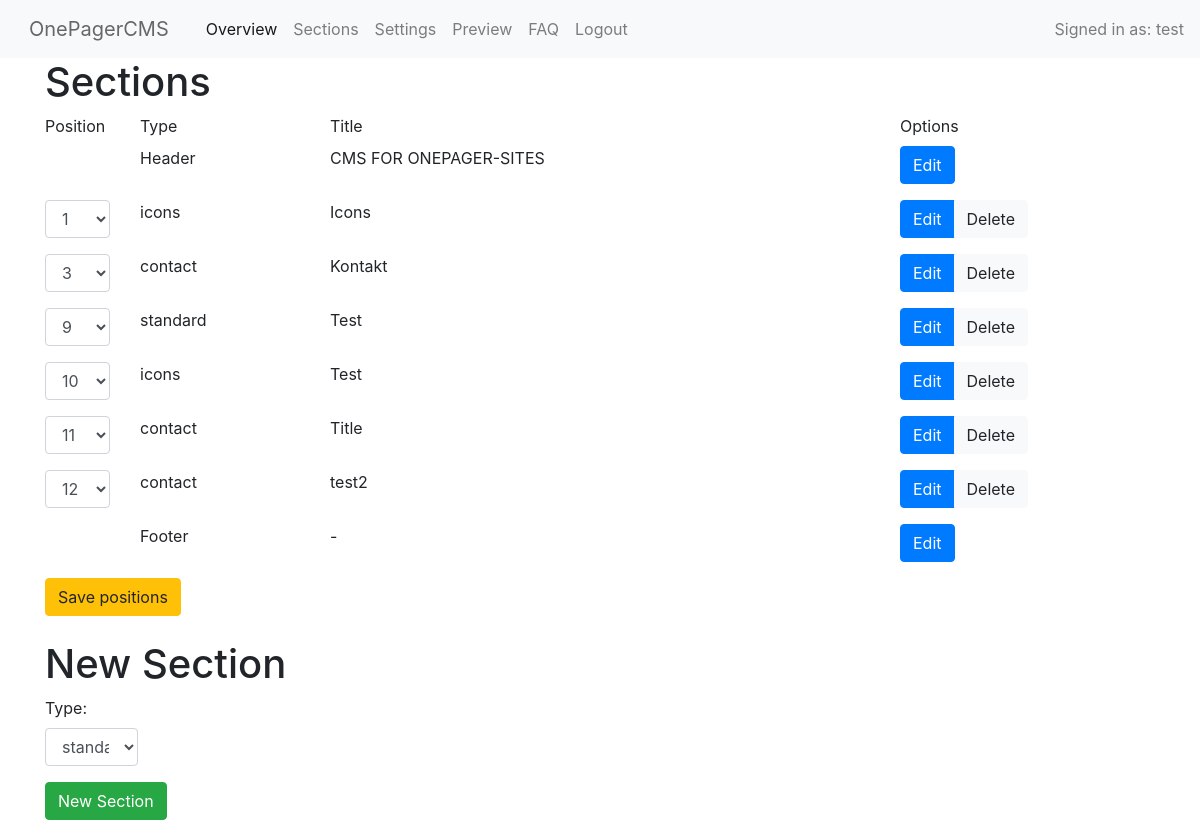
Before: /core/sections.php (signed in) with the older database file.
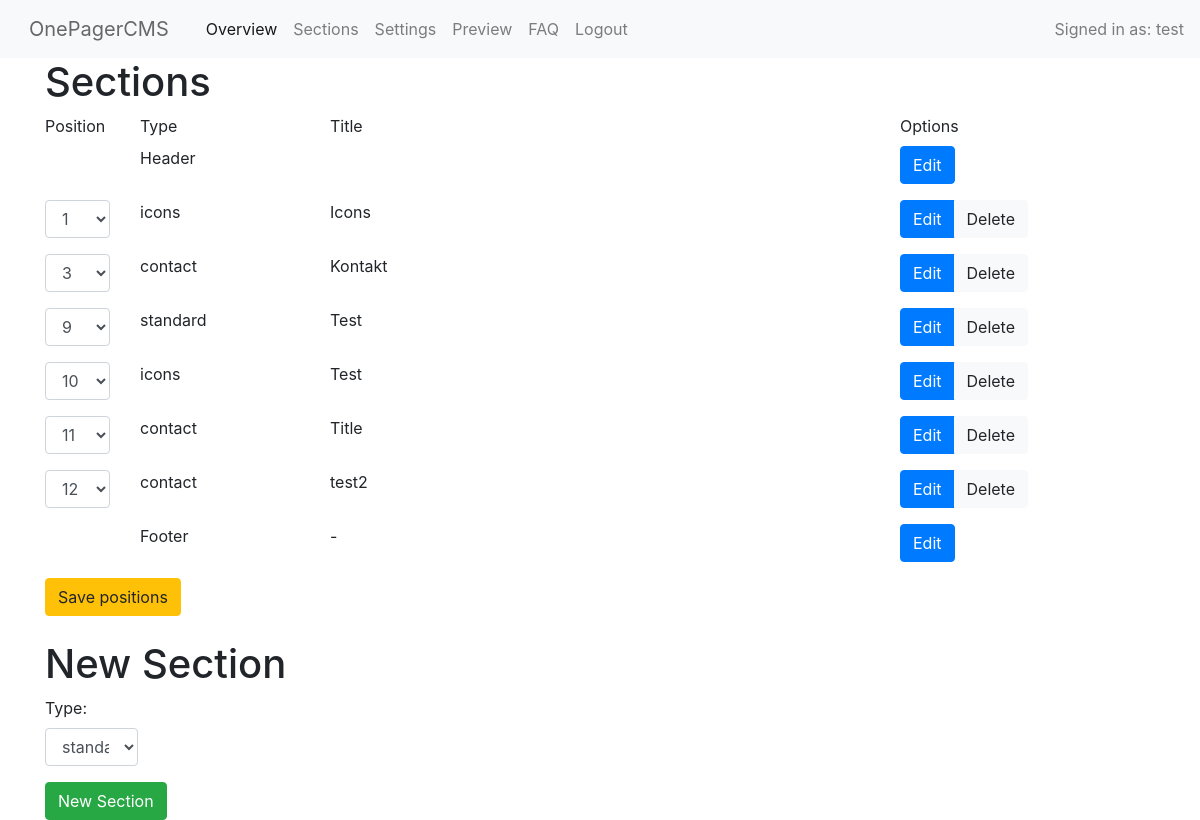
After: the same page with the newer database file.
### tables this page shows
CREATE TABLE header
(
    specialid int PRIMARY KEY,
    mutedtitle TEXT,
    title TEXT
);

CREATE TABLE icons
(
  specialid int PRIMARY KEY,
  position int NOT NULL,
  sectiontype VARCHAR(255) NOT NULL,
  title VARCHAR NOT NULL,
  mutedtitle VARCHAR NOT NULL,
  date TEXT NOT NULL,

  iconone VARCHAR (255) NOT NULL,
  icontwo VARCHAR (255) NOT NULL,
  iconthree VARCHAR (255),
  iconfour VARCHAR (255),
  iconfive VARCHAR (255),
  iconsix VARCHAR (255),
  iconseven VARCHAR (255),
  iconeight VARCHAR (255),

  iconheadlineone VARCHAR (255) NOT NULL,
  iconheadlinetwo VARCHAR (255) NOT NULL,
  iconheadlinethree VARCHAR (255),
  iconheadlinefour VARCHAR (255),
  iconheadlinefive VARCHAR (255),
  iconheadlinesix VARCHAR (255),
  iconheadlineseven VARCHAR (255),
  iconheadlineeight VARCHAR (255),

  icontextone TEXT NOT NULL,
  icontexttwo TEXT NOT NULL,
  icontextthree TEXT,
  icontextfour TEXT,
  icontextfive TEXT,
  icontextsix TEXT,
  icontextseven TEXT,
  icontexteight TEXT
);

CREATE TABLE contact
(
  specialid int PRIMARY KEY,
  position int NOT NULL,
  sectiontype VARCHAR(255) NOT NULL,
  title VARCHAR NOT NULL,
  mutedtitle VARCHAR NOT NULL,
  text TEXT NOT NULL,
  date TEXT NOT NULL,
  name BOOLEAN,
  email BOOLEAN,
  message BOOLEAN,
  captcha BOOLEAN
);

CREATE TABLE standard
(
  specialid int PRIMARY KEY,
  position int NOT NULL,
  sectiontype VARCHAR(255) NOT NULL,
  title VARCHAR (255) NOT NULL,
  mutedtitle VARCHAR(255) NOT NULL,
  text TEXT NOT NULL,
  date TEXT NOT NULL

);

### database/connect.php (called while the page is built, shortened)
<?php
$datenbank = "../database/SQLiteDatabase.db";
?>

### database/SQLHeaderActions.php (called while the page is built, shortened)
<?php
class SQLHeaderActions
{
    public function getHeaderTitle()
    {
        include '../database/connect.php';
        try {
            $seltitle = $db->prepare("SELECT title FROM header WHERE specialid = :specialid;");
            $seltitle->bindValue(':specialid', 0);
            $seltitle->execute();
            $title = $seltitle->fetch();
            return $title['title'];
        } catch (Exception $exception) {
            echo 'Something went wrong: ' . $exception->getMessage();
        }
    }
}

### database/SQLSectionActions.php (called while the page is built, shortened)
<?php
class SQLSectionActions implements ISectionActions
{
    public function getAllSections()
    {
        $secation_array = array();
        include '../database/connect.php';
        $prepare = $db->prepare('select * from sections order by position');
        $prepare->execute();
        $r = $prepare->fetchAll();
        for ($i = 0; $i < sizeof($r); $i++) {
            if($r[$i][1] == "standard"){
                $selection = $this->getEntryFromStandardTable($r[$i][2]);
                $superid = $this->getSuperIDForStandardEntry($selection[0]['specialid']);
                $standard = new Standard($selection[0][0], $selection[0][1], $selection[0][2], $selection[0][3], $selection[0][4], $selection[0][5], $selection[0][6], $superid[0][0]);
                array_push($secation_array, $standard);
            }
            if($r[$i][1] == "icons"){
                $selection = $this->getEntryFromIconsTable($r[$i][2]);
                $iconArray = array(
                    $selection[0][6],
                    $selection[0][7],
                    $selection[0][8],
                    $selection[0][9],
                    $selection[0][10],
                    $selection[0][11],
                    $selection[0][12],
                    $selection[0][13],
                );
                $iconHeadlineArray = array(
                    $selection[0][14],
                    $selection[0][15],
                    $selection[0][16],
                    $selection[0][17],
                    $selection[0][18],
                    $selection[0][19],
                    $selection[0][20],
                    $selection[0][21],
                );
                $iconTextArray = array(
                    $selection[0][22],
                    $selection[0][23],
                    $selection[0][24],
                    $selection[0][25],
                    $selection[0][26],
                    $selection[0][27],
                    $selection[0][28],
                    $selection[0][29],
                );
                $superid = $this->getSuperIDForIconsEntry($selection[0]['specialid']);
                $icons = new Icons($selection[0][0], $selection[0][1], $selection[0][2], $selection[0][3], $selection[0][4], $selection[0][5], $iconArray, $iconHeadlineArray, $iconTextArray, $superid[0]['id']);
                array_push($secation_array, $icons);
            }
            if($r[$i][1] == "contact"){
                $prepstandard = $db->prepare('select * from contact where specialid=:specialid');
                $prepstandard->bindValue(':specialid', $r[$i][2]);
                $prepstandard->execute();
                $selection = $prepstandard->fetchAll();
                $superid = $this->getSuperIDForContactEntry($selection[0]['specialid']);
                $contact = new Contact($selection[0][0], $selection[0][1], $selection[0][2], $selection[0][3], $selection[0][4], $selection[0][5], $selection[0][6], $selection[0][7], $selection[0][8], $selection[0][9], $selection[0][10], $superid[0]['id']);
                array_push($secation_array, $contact);
            }
        }
        return $secation_array;
    }
    private function getEntryFromStandardTable($sid){
        include '../database/connect.php';
        $prepstandard = $db->prepare('select * from standard where specialid=:specialid');
        $prepstandard->bindValue(':specialid', $sid);
        $prepstandard->execute();
        $selection = $prepstandard->fetchAll();
        return $selection;
    }
    private function getSuperIDForStandardEntry($sid){
        include '../database/connect.php';
        $prepstandard = $db->prepare('select id from sections where specialid=:specialid AND type=:type');
        $prepstandard->bindValue(':specialid', $sid);
        $prepstandard->bindValue(':type', 'standard');
        $prepstandard->execute();
        $selection = $prepstandard->fetchAll();
        return $selection;
    }
    private function getSuperIDForIconsEntry($sid){
        include '../database/connect.php';
        $prepstandard = $db->prepare('select id from sections where specialid=:specialid AND type=:type');
        $prepstandard->bindValue(':specialid', $sid);
        $prepstandard->bindValue(':type', 'icons');
        $prepstandard->execute();
        $selection = $prepstandard->fetchAll();
        return $selection;
    }
    private function getSuperIDForContactEntry($sid){
        include '../database/connect.php';
        $prepstandard = $db->prepare('select id from sections where specialid=:specialid AND type=:type');
        $prepstandard->bindValue(':specialid', $sid);
        $prepstandard->bindValue(':type', 'contact');
        $prepstandard->execute();
        $selection = $prepstandard->fetchAll();
        return $selection;
    }
    private function getEntryFromIconsTable($sid){
        include '../database/connect.php';
        $prepstandard = $db->prepare('select * from icons where specialid=:specialid');
        $prepstandard->bindValue(':specialid', $sid);
        $prepstandard->execute();
        $selection = $prepstandard->fetchAll();
        return $selection;
    }
}

### core/sections.php (the view, shortened to what this page needs)
<!DOCTYPE html>
<html>
<?php require_once "inc/head.php"; ?>
<body>
<?php include_once "inc/header.php" ?>
<div class="container">
<?php
include "../database/SQLSectionActions.php";
include "../database/SQLHeaderActions.php";
$sectionactions = new SQLSectionActions();
$headeractions = new SQLHeaderActions();
$sections = $sectionactions->getAllSections();
?>
    <h1>Sections</h1>
    <div class="row">
        <div class="col-1">
            <label>Position</label>
        </div>
        <div class="col-2">
            <label>Type</label>
        </div>
        <div class="col">
            <label>Title</label>
        </div>
        <div class="col-3">
            <label>Options</label>
        </div>
    </div>
    <form method="post" action="../misc/positions.php">
        <div class="row pb-3">
            <div class="col-1">
            </div>
            <div class="col-2">
                Header
            </div>
            <div class="col">
                <?php echo $headeractions->getHeaderTitle(); ?>
            </div>
            <div class="col-3">
                <a href="../misc/header.php?action=Edit" class="btn btn-primary" role="button">Edit</a>
            </div>
        </div>
    <?php
for($i=0; sizeof($sections) > $i; $i++){
    echo'
  <div class="row">
    <div class="col-1">
     <div class="form-group">
      <select class="form-control" id="sel1">
        <option selected disabled>'. $sections[$i]->getPosition() . '</option>
      ';
        echo '
      </select>
      </div>
    </div>
    <div class="col-2">
      ' . $sections[$i]->getType() . '
    </div>
    <div class="col">
      ' . $sections[$i]->getTitle() . '
    </div>
    <div class="col-3">
<div class="btn-group">
      <a href="../misc/changesection.php?id=' . $sections[$i]->getSuperid() . '&action=Edit&type=' . $sections[$i]->getType() . '" class="btn btn-primary" role="button">Edit</a>
      <a href="../misc/changesection.php?id=' . $sections[$i]->getSuperid() . '&action=Delete&type=' . $sections[$i]->getType() . '" class="btn btn-light" role="button">Delete</a>
</div>
    </div>
  </div>
    ';
}
?>
        <div class="row pb-3">
            <div class="col-1">
            </div>
            <div class="col-2">
                Footer
            </div>
            <div class="col">
                -
            </div>
            <div class="col-3">
                <a href="../misc/footer.php?action=Edit" class="btn btn-primary" role="button">Edit</a>
            </div>
        </div>
        <input type="submit" name="action" value="Save positions" class="btn btn-warning">
    </form>
    <h1 class="mt-4">New Section</h1>
    <form action="../misc/newsection.php" method="post">
        <div class="form-group">
    <label for="types">Type:</label>
    <select class="form-control col-1" name="type" id="types">
        <option>standard</option>
    </select>
    </div>
    <input type="submit" name="action" value="New Section" class="btn btn-success">
    </form>
</div>
</body>
</html>

### core/inc/head.php (shortened to what this page needs)
<?php
echo '
<head>
    <title>OP-CMS</title>
    <meta name="viewport" content="width=device-width, initial-scale=1.0">
    <meta charset="utf-8">
    <link rel="stylesheet" href="https://stackpath.bootstrapcdn.com/bootstrap/4.3.1/css/bootstrap.min.css">
    <link rel="stylesheet" href="https://use.fontawesome.com/releases/v5.8.2/css/all.css">
</head>
    <script src="https://code.jquery.com/jquery-3.3.1.slim.min.js"></script>
    <script src="https://cdnjs.cloudflare.com/ajax/libs/popper.js/1.14.7/umd/popper.min.js"></script>
    <script src="https://stackpath.bootstrapcdn.com/bootstrap/4.3.1/js/bootstrap.min.js"></script>
<script>$(function () {
  $(\'[data-toggle="tooltip"]\').tooltip()
})</script>
';
?>

### core/inc/header.php (shortened to what this page needs)
<?php
if (!isset($_SESSION['profile'])) {
    die('Please <a href="../pages/opcms-login.php">sign in</a> first.');
} else {
    $userid = $_SESSION["profile"];
}
echo '
<nav class="navbar navbar-expand-lg navbar-light bg-light">
    <a class="navbar-brand btn disabled" href="#">OnePagerCMS</a>
    <button class="navbar-toggler" type="button" data-toggle="collapse" data-target="#navbarNav"
            aria-controls="navbarNav" aria-expanded="false" aria-label="Toggle navigation">
        <span class="navbar-toggler-icon"></span>
    </button>
    <div class="collapse navbar-collapse" id="navbarNav">
        <ul class="navbar-nav mr-auto">
            <li class="nav-item active">
                <a class="nav-link" href="../core/home.php">Overview<span class="sr-only">(current)</span></a>
            </li>
            <li class="nav-item">
                <a class="nav-link" href="../core/sections.php">Sections</a>
            </li>
            <li class="nav-item">
                <a class="nav-link" href="../core/settings.php">Settings</a>
            </li>
            <li class="nav-item">
                <a class="nav-link" href="../core/preview.php">Preview</a>
            </li>
            <li class="nav-item">
                <a class="nav-link" href="../core/faq.php">FAQ</a>
            </li>
            <li class="nav-item">
                <a class="nav-link" href="../core/logout.php">Logout</a>
            </li>
        </ul>
            <span class="navbar-text">
        Signed in as: ' . $userid . '
    </span>
    </div>
</nav>
';
?>

Changed rows visible on the page:
no longer on this page (row edited): header: title "CMS FOR ONEPAGER-SITES"
